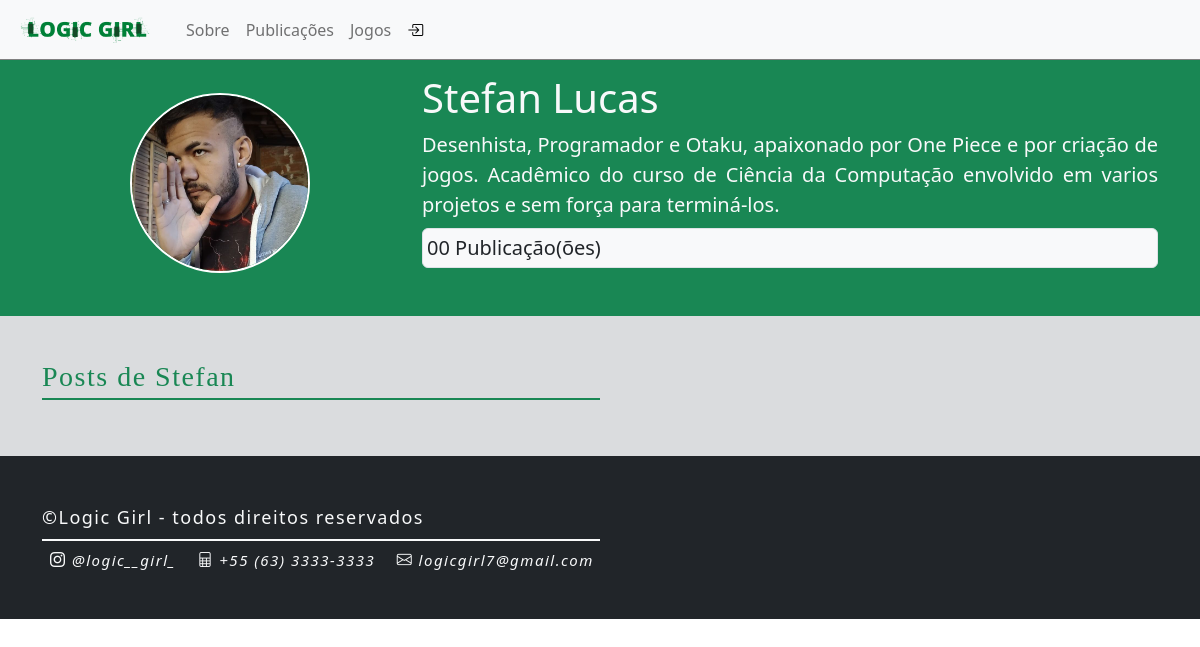
The app's page /Perfil/stefan.luks with its own data.
### app_posts/models.py (models this page shows, shortened)
class Usuario(User):
    classes = (
        ("0","Autor"),
        ("1","Editor"),
        ("2","Gerente"),
    )
    classe = models.CharField("Classe do Usuario",max_length=20, choices=classes, null=True, blank=True)
    biografia = models.TextField("Biografia do Usuario",max_length=2000, null=True, blank=True)
    image = models.CharField("Imagem de perfil do Usuario",max_length=10000, null=True, blank=True)
    class Meta:
        verbose_name = "Usuário"
        verbose_name_plural = "Usuários"
    def GetPosts(self):
        return list(Publicacao.objects.filter(autor=self))
    def getQtdPublicacoes(self):
        return len(list(Publicacao.objects.filter(autor=self)))

### app_posts/views.py (the view)
# urls.py: path('Perfil/<str:user>',Perfil,name="Perfil"),
def Perfil(request, user):
    if Usuario.objects.filter(username = user):
        usu = Usuario.objects.get(username = user)
        edicao = False
        if request.user.is_authenticated:
            if usu.username == request.user.username:
                edicao = True
        return render(request, 'Perfil.html', {
            "title":usu.username,
            "navActive":"Perfil",
            "usuario":usu,
            "edicao": edicao,
            "myposts":usu.GetPosts()
        })
    else:
        return render(request, 'Erro.html', {
            "title":"ERROR",
            "navActive":"ERRO",
            "msg":"'Usuário não encontrado!'"
        })

### app_posts/templates/Perfil.html (shortened to what this page needs)
{% extends 'base.html' %}
{% load static %}
{% block page %}
<div class="container-fluid bg bg-success">
    <div class="container">
        <div class="row py-4 align-items-center">
            <div class="col text-center">
                {% if usuario.image %}
                    <img class="img-perfil" src="{{usuario.image}}">
                {% else %}
                    <img class="img-perfil" src="{% static 'perfil/vazio.jpg' %}">
                {% endif %}
            </div>
            <div class="col-8 text-start">
                <h3 class="fs-1 text-light d-flex flex-column align-items-start justify-content-between">{{usuario.first_name}} {{usuario.last_name}}</h3>
                <p class="text-light d-flex flex-column" style="text-align: justify;">
                    <span class="fs-5">{{usuario.biografia}}</span>
                    <span class="bg bg-light text-dark fs-5 p-1 my-2 rounded border">0{{usuario.getQtdPublicacoes}} Publicação(ões)</span>
                </p>
            </div>
        </div>
    </div>
</div>
<div class="container-fluid bg bg-secondary bg-opacity-25">
    <div class="container py-4">
        <div class="titulo w-100 py-3 d-flex align-items-start flex-column">
            <h3 class="fs-3 py-1 my-0 text-success" style="font-family: fantasy; letter-spacing: 1.5px;">Posts de {{usuario.first_name}}</h3>
            <div class="linha w-50 bg bg-success" style="height: 2px;"></div>
        </div>
        <div class="row py-2 align-items-center">
        </div>
    </div>
</div>
{% endblock %}

### app_posts/templates/base.html (shortened to what this page needs)
<!doctype html>
{% load static %}
<html lang="pt-br">
  <head>
    <link rel="stylesheet" href="https://cdn.jsdelivr.net/npm/bootstrap-icons@1.9.1/font/bootstrap-icons.css">
    <link href="https://cdn.jsdelivr.net/npm/bootstrap@5.2.2/dist/css/bootstrap.min.css" rel="stylesheet">
</head>
<body>
    <nav class="navbar fixed-top navbar-expand-lg bg-light">
        <div class="container-fluid">
            <a class="navbar-brand" href="{% url 'Home' %}">
                <img src="{% static 'imagens/logo.png' %}" class="img-logo"></a>
            <div class="collapse navbar-collapse" id="navbarNavAltMarkup">
                <div class="navbar-nav">
                    {% if navActive == "Sobre" %}
                        <a class="nav-link active" aria-current="page" href="{% url 'Home' %}">Sobre</a>
                    {% else %}
                        <a class="nav-link" aria-current="page" href="{% url 'Home' %}">Sobre</a>
                    {% endif %}
                    {% if navActive == "Publicacoes" %}
                        <a class="nav-link active" href="{% url 'Publicacoes' %}">Publicações</a>
                    {% else %}
                        <a class="nav-link" href="{% url 'Publicacoes' %}">Publicações</a>
                    {% endif %}
                    {% if navActive == "Jogos" %}
                        <a class="nav-link active" href="{% url 'Jogos' %}">Jogos</a>
                    {% else %}
                        <a class="nav-link" href="{% url 'Jogos' %}">Jogos</a>
                    {% endif %}
                    {% if request.user.is_authenticated %}
                        <li class="nav-item dropdown">
                            <a class="nav-link dropdown-toggle" href="#" role="button" data-bs-toggle="dropdown" aria-expanded="false">
                                {{ request.user.username }}
                            </a>
                            <ul class="dropdown-menu">
                            <li><a class="dropdown-item" href="{% url 'Perfil' request.user.username %}">Minhas Publicações</a></li>
                            {% if request.user.is_superuser %}
                                <li><hr class="dropdown-divider"></li>
                                <li><a class="dropdown-item" href="/admin/">Admin Django</a></li>
                            {% endif %}
                            <li><hr class="dropdown-divider"></li>
                            <li><a class="dropdown-item" href="{% url 'logout' %}">Sair</a></li>
                            </ul>
                        </li>
                    {% else %}
                        <a class="nav-link" href="{% url 'login' %}">
                            <i class="bi bi-box-arrow-in-right"></i>
                        </a>
                    {% endif %}
                </div>
            </div>
        </div>
    </nav>
    {% block page %}
    {% endblock %}
    <div class="container-fluid bg bg-dark">
        <div class="container py-4">
            <div class="titulo w-100 py-3 d-flex align-items-start flex-column">
                <p class="py-2 my-0 text-light" style="font-size: 18px; letter-spacing: 1.5px;">©Logic Girl - todos direitos reservados</p>
                <div class="linha w-50 bg bg-light" style="height: 2px;"></div>
                <p class="py-2 my-0 text-light" style="font-size: 15px; letter-spacing: 1.5px;">
                    <a class="text-light text-decoration-none mx-2" href="https://www.instagram.com/logic__girl_/"><i class="bi bi-instagram"> @logic__girl_</i></a>
                    <a class="text-light text-decoration-none mx-2" href="#"><i class="bi bi-file-spreadsheet"> +55 (63) 3333-3333</i></a>
                    <a class="text-light text-decoration-none mx-2" href="#"><i class="bi bi-envelope"> logicgirl7@gmail.com</i></a>
                </p>
            </div>
        </div>
    </div>
</body>
</html>

### app_posts/templates/Perfil.html (style rules this page uses)
.img-perfil { width: 180px; height: 180px; border-radius: 50%; border: 2px solid white; object-fit: cover; }

### records on screen
Usuario: image (picture), biografia "Desenhista, Programador e Otaku, apaixonado por One Piece e por criação de jogos. Acadêmico do curso de Ciência da Computação envolvido em varios projetos e sem força para terminá-los.", getQtdPublicacoes "0"

### other values on screen
{{ usuario.first_name }} "Stefan"
{{ usuario.last_name }} "Lucas"
